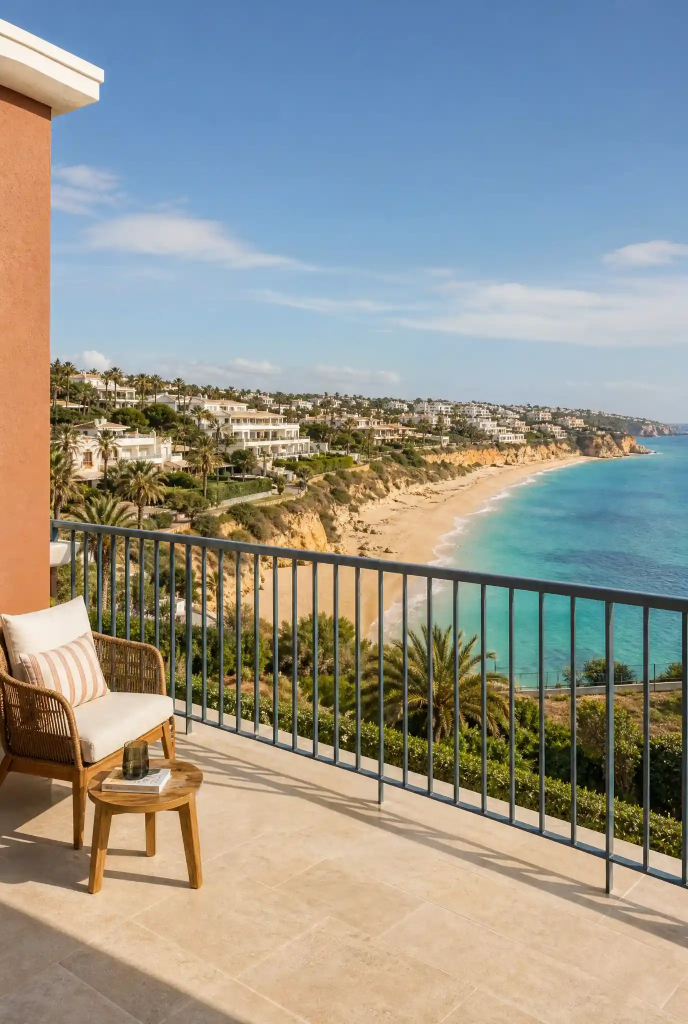
#> input picture site/photos/albufeira-coastal-terrace-rendered-wall.jpg, 1376 x 2048 px (shown at 1/2 size); its folder holds only this picture in this run
$ python site-images.py
#> lines starting #> are read from the running program, lines starting #| are printed output that depends on the picture
#!/usr/bin/env python3
"""
Responsive image pipeline for the site in /site.

Reads every original in site/photos/ and writes, into site/assets/img/:
  <name>-<width>.webp for each target width (never upscaled past the
  original), one <name>-<width>.jpg fallback at the width nearest 1200px
  for the <img src> of the few browsers without WebP, plus og-<name>.jpg (1200x630) for
  photos listed in OG_CROPS.

It also writes site/data/images.json — the width/height of each original and
the widths generated — which the build reads to emit correct srcset, width
and height attributes (no layout shift).

The outputs are committed, so the Netlify build itself needs only Node.
Run after adding or replacing a photo:

    pip install pillow
    python3 tools/site-images.py

To add a real project photo: drop it into site/photos/ with a descriptive,
hyphenated filename (e.g. vilamoura-villa-exterior-after.jpg), run this
script, then reference it by that name (without extension) in
site/data/projects.js or anywhere else that takes an image key.
"""
import json
import os
import sys

from PIL import Image, ImageOps

ROOT = os.path.dirname(os.path.dirname(os.path.abspath(__file__)))
SRC = os.path.join(ROOT, "site", "photos")
OUT = os.path.join(ROOT, "site", "assets", "img")
MANIFEST = os.path.join(ROOT, "site", "data", "images.json")

WIDTHS = [480, 800, 1200, 1600, 2000]
WEBP_Q = 78
JPG_Q = 80

# Art-directed crops: extra variants cut from an original, published under
# their own key (<name>-<suffix>). (suffix, width/height ratio, horizontal
# focus 0-1). The homepage hero uses a 9:16 portrait crop on phones so a
# small screen downloads a small file instead of a wide landscape.
CROPS = {
    "algarve-villa-exterior-freshly-painted": [("portrait", 9 / 16, 0.64)],
}

# Photos that also get a 1200x630 OpenGraph crop, with the vertical focus
# point (0 = top, 1 = bottom) used for the crop.
OG_CROPS = {
    "algarve-villa-exterior-freshly-painted": 0.45,
}


def main():
    os.makedirs(OUT, exist_ok=True)
    # site/assets/img is entirely generated by this script: clear it so a
    # renamed or removed photo does not leave orphaned variants behind.
    for old in os.listdir(OUT):
        if old.endswith((".webp", ".jpg")):
            os.remove(os.path.join(OUT, old))
    manifest = {}
    names = sorted(f for f in os.listdir(SRC) if f.lower().endswith((".jpg", ".jpeg", ".png", ".webp")))
    if not names:
        print("No photos in", SRC)
        sys.exit(1)
    for fname in names:
        name = os.path.splitext(fname)[0]
        im = ImageOps.exif_transpose(Image.open(os.path.join(SRC, fname))).convert("RGB")
#> im is the input picture: PIL image 1376x2048 RGB; mean R, G, B 149, 149.5, 142.2
        w, h = im.size
#> w = 1376; h = 2048
        # Every standard width comfortably below the original, plus the
        # original itself — never an upscale, never two near-identical files.
        widths = [x for x in WIDTHS if x < w * 0.95] + [w]
#> widths = [480, 800, 1200, 1376]
        fallback = min(widths, key=lambda x: abs(x - 1200))
#> fallback = 1200
        for tw in widths:
            th = round(h * tw / w)
            r = im.resize((tw, th), Image.LANCZOS) if tw != w else im
            r.save(os.path.join(OUT, f"{name}-{tw}.webp"), "WEBP", quality=WEBP_Q, method=6)
            if tw == fallback:
                r.save(os.path.join(OUT, f"{name}-{tw}.jpg"), "JPEG", quality=JPG_Q, optimize=True, progressive=True)
#> this loop made 4 passes
#> pass 1, in main, `r = im.resize((tw, th), Image.LANCZOS) if tw != w else im`:
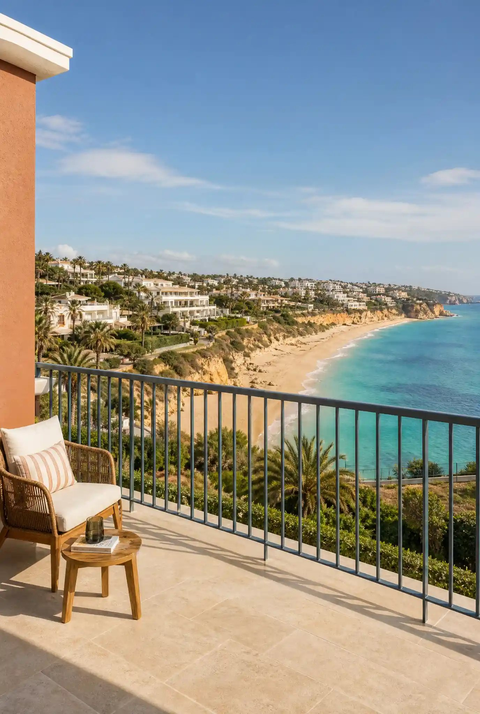
#> r: PIL image 480x714 RGB; mean R, G, B 149, 149.5, 142.2
        if name in OG_CROPS:
            focus = OG_CROPS[name]
            target = 1200 / 630
            if w / h > target:
                cw, ch = round(h * target), h
                box = ((w - cw) // 2, 0, (w - cw) // 2 + cw, ch)
            else:
                cw, ch = w, round(w / target)
                top = int(max(0, min(h - ch, focus * h - ch / 2)))
                box = (0, top, cw, top + ch)
            im.crop(box).resize((1200, 630), Image.LANCZOS).save(
                os.path.join(OUT, f"og-{name}.jpg"), "JPEG", quality=84, optimize=True, progressive=True)
        manifest[name] = {"width": w, "height": h, "widths": widths, "fallback": fallback}
        for suffix, ratio, fx in CROPS.get(name, []):
            cw = min(w, round(h * ratio))
            left = int(max(0, min(w - cw, fx * w - cw / 2)))
            crop = im.crop((left, 0, left + cw, h))
            key = f"{name}-{suffix}"
            cws = [x for x in WIDTHS if x < cw * 0.95] + [cw]
            cfb = min(cws, key=lambda x: abs(x - 1200))
            for tw in cws:
                r = crop.resize((tw, round(h * tw / cw)), Image.LANCZOS) if tw != cw else crop
                r.save(os.path.join(OUT, f"{key}-{tw}.webp"), "WEBP", quality=WEBP_Q, method=6)
                if tw == cfb:
                    r.save(os.path.join(OUT, f"{key}-{tw}.jpg"), "JPEG", quality=JPG_Q, optimize=True, progressive=True)
            manifest[key] = {"width": cw, "height": h, "widths": cws, "fallback": cfb}
            print(f"  crop {key}: {cw}x{h} -> {cws}")
#> after the loop, manifest = 1 item
        print(f"{name}: {w}x{h} -> {widths}")
#| albufeira-coastal-terrace-rendered-wall: 1376x2048 -> [480, 800, 1200, 1376]
    with open(MANIFEST, "w") as f:
        json.dump(manifest, f, indent=2)
        f.write("\n")


if __name__ == "__main__":
    main()

$ run again, on site/photos/carvoeiro-cliff-terrace-rendered-wall.jpg
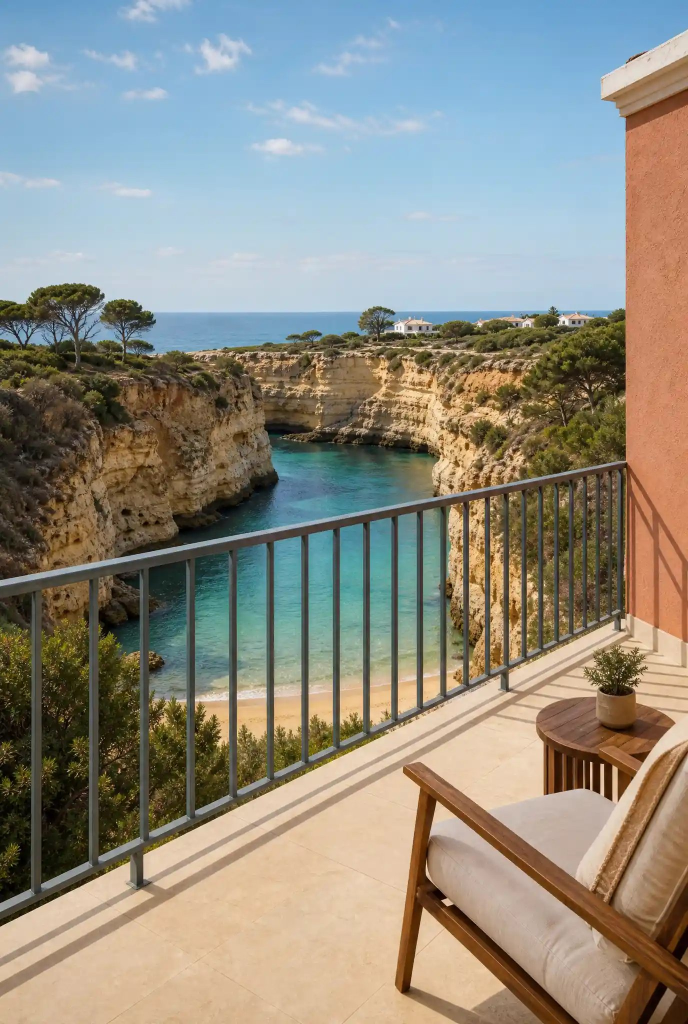
#> input picture site/photos/carvoeiro-cliff-terrace-rendered-wall.jpg, 1376 x 2048 px (shown at 1/2 size)
#> in main, im is the input picture: PIL image 1376x2048 RGB; mean R, G, B 143.7, 140.7, 129.6
#> the loop in main, `for tw in widths:` made 4 passes
#> pass 1, in main, `r = im.resize((tw, th), Image.LANCZOS) if tw != w else im`:
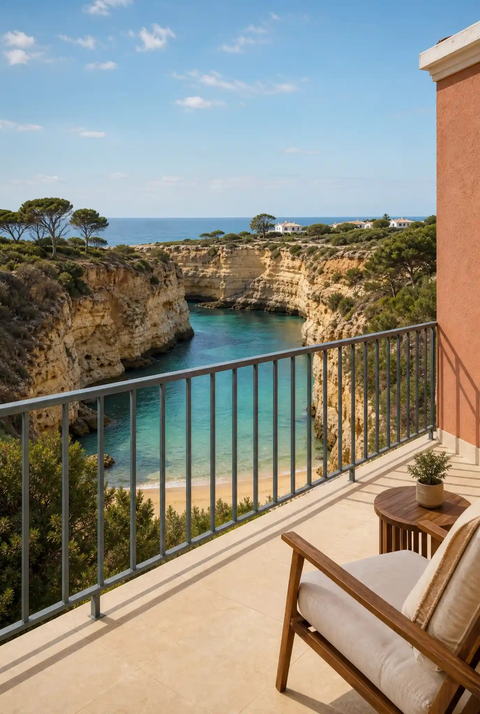
#> r: PIL image 480x714 RGB; mean R, G, B 143.7, 140.7, 129.6
#> after the loop in main, `for suffix, ratio, fx in CROPS.get(name, []):`: manifest = 1 item
#| carvoeiro-cliff-terrace-rendered-wall: 1376x2048 -> [480, 800, 1200, 1376]

$ run again, on site/photos/faro-lagoon-terrace-rendered-wall.jpg
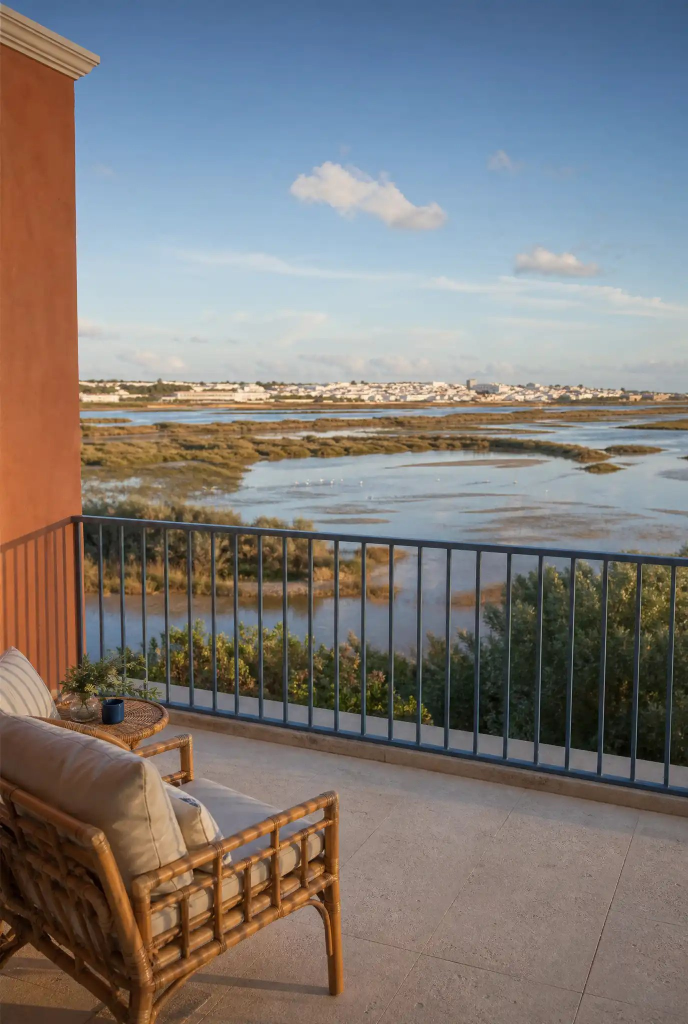
#> input picture site/photos/faro-lagoon-terrace-rendered-wall.jpg, 1376 x 2048 px (shown at 1/2 size)
#> in main, im is the input picture: PIL image 1376x2048 RGB; mean R, G, B 127.1, 122.6, 120.4
#> the loop in main, `for tw in widths:` made 4 passes
#> pass 1, in main, `r = im.resize((tw, th), Image.LANCZOS) if tw != w else im`:
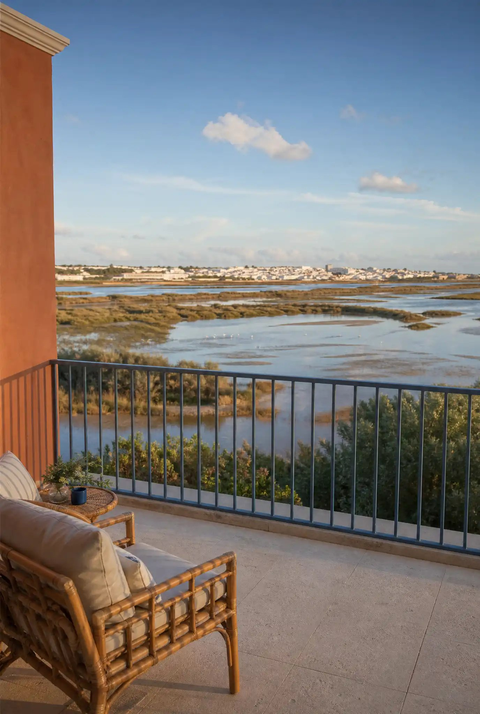
#> r: PIL image 480x714 RGB; mean R, G, B 127.1, 122.6, 120.4
#> after the loop in main, `for suffix, ratio, fx in CROPS.get(name, []):`: manifest = 1 item
#| faro-lagoon-terrace-rendered-wall: 1376x2048 -> [480, 800, 1200, 1376]

$ run again, on site/photos/lagoa-coast-terrace-rendered-wall.jpg
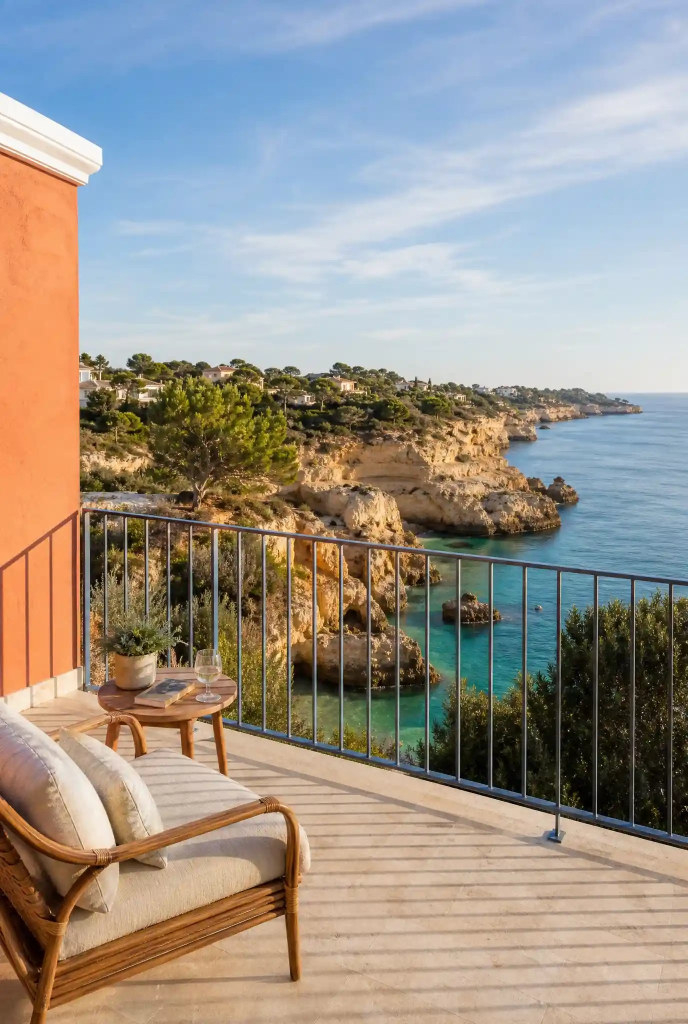
#> input picture site/photos/lagoa-coast-terrace-rendered-wall.jpg, 1376 x 2048 px (shown at 1/2 size)
#> in main, im is the input picture: PIL image 1376x2048 RGB; mean R, G, B 155.8, 148.5, 139.7
#> the loop in main, `for tw in widths:` made 4 passes
#> pass 1, in main, `r = im.resize((tw, th), Image.LANCZOS) if tw != w else im`:
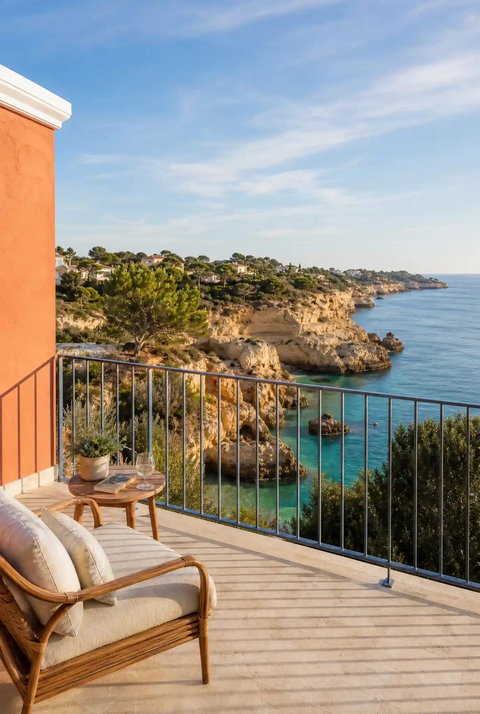
#> r: PIL image 480x714 RGB; mean R, G, B 155.8, 148.5, 139.7
#> after the loop in main, `for suffix, ratio, fx in CROPS.get(name, []):`: manifest = 1 item
#| lagoa-coast-terrace-rendered-wall: 1376x2048 -> [480, 800, 1200, 1376]

$ run again, on site/photos/algarve-villa-exterior-freshly-painted.png
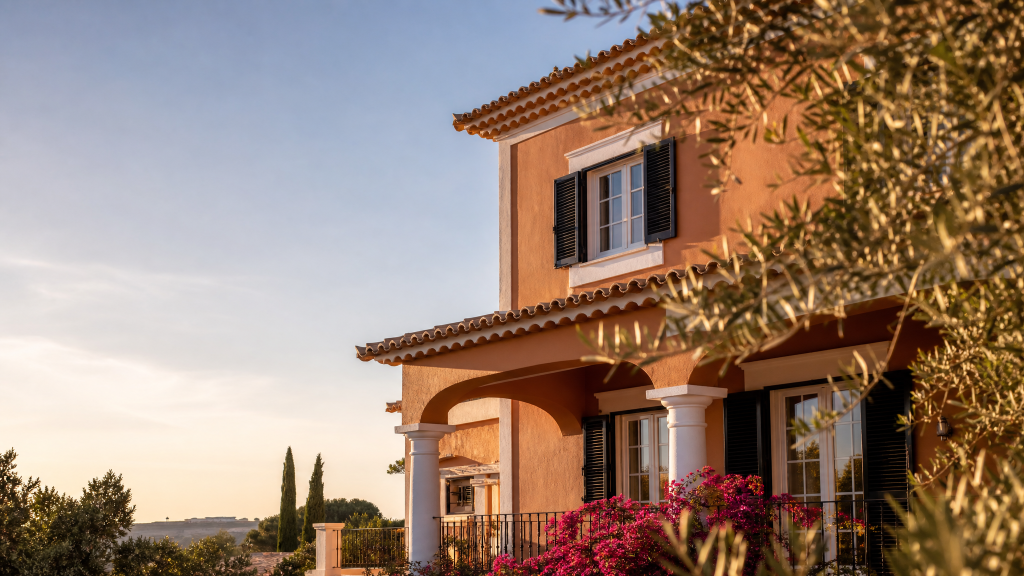
#> input picture site/photos/algarve-villa-exterior-freshly-painted.png, 2048 x 1152 px (shown at 1/2 size)
#> in main, im is the input picture: PIL image 2048x1152 RGB; mean R, G, B 151.6, 128.5, 113.4
#> in main, `im.crop(box).resize((1200, 630), Image.LANCZOS).save( os.path.join(OUT..`:
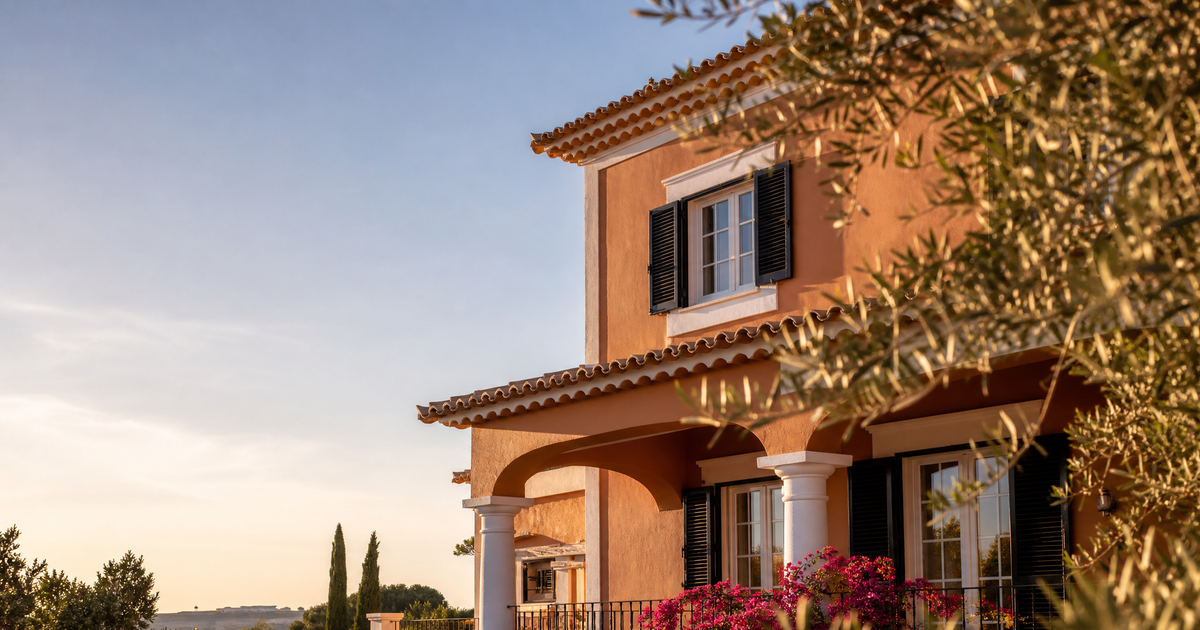
#> saved as og-algarve-villa-exterior-freshly-painted.jpg: PIL image 1200x630 RGB; mean R, G, B 155.9, 133.5, 119.1
#> the loop in main, `for suffix, ratio, fx in CROPS.get(name, []):` made 1 pass
#> pass 1, in main, `crop = im.crop((left, 0, left + cw, h))`:
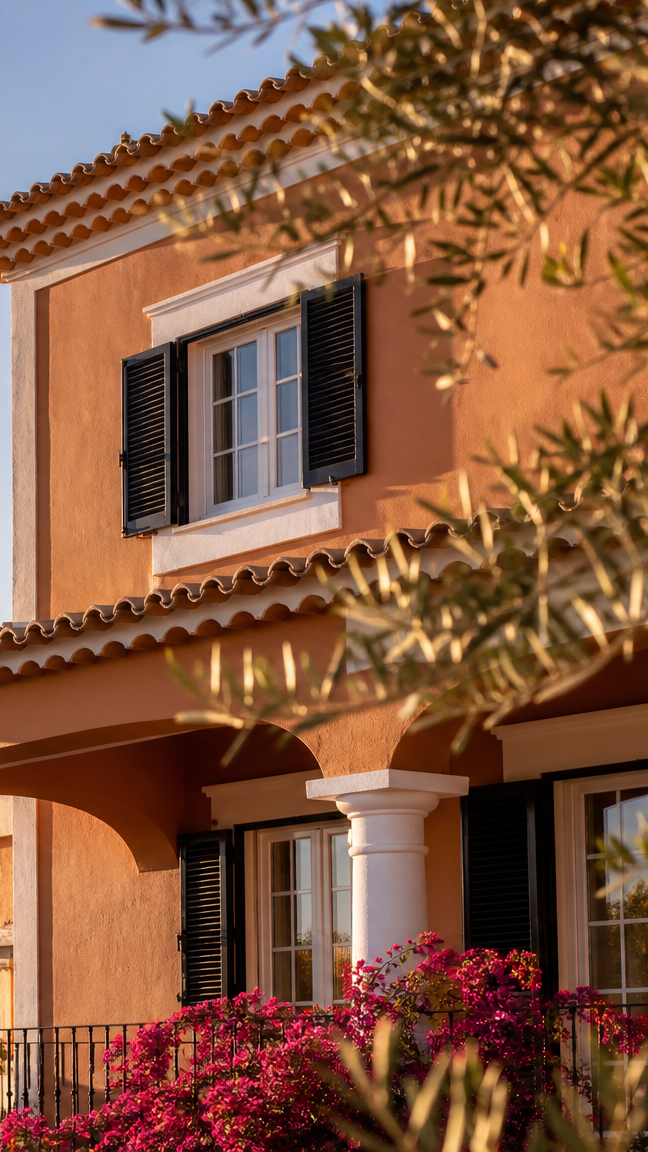
#> crop: PIL image 648x1152 RGB; mean R, G, B 130.5, 86.5, 62.4
#> after the loop in main, `for suffix, ratio, fx in CROPS.get(name, []):`: manifest = 2 items
#| algarve-villa-exterior-freshly-painted: 2048x1152 -> [480, 800, 1200, 1600, 2048]
